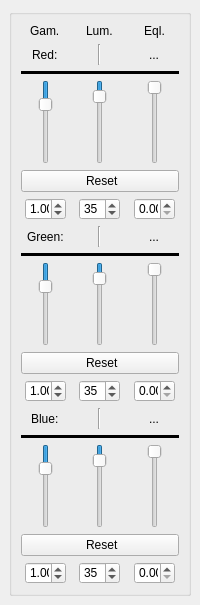
  <widget class="QDockWidget" name="OutputAdjustmentsWidget">
   <property name="minimumSize">
    <size>
     <width>185</width>
     <height>461</height>
    </size>
   </property>
   <property name="maximumSize">
    <size>
     <width>600</width>
     <height>1500</height>
    </size>
   </property>
   <property name="baseSize">
    <size>
     <width>0</width>
     <height>0</height>
    </size>
   </property>
   <property name="windowTitle">
    <string>Output Adjustments</string>
   </property>
   <attribute name="dockWidgetArea">
    <number>2</number>
   </attribute>
   <widget class="OutputAdjustments" name="outputAdjustments">
    <layout class="QGridLayout" name="gridLayout_31">
     <item row="0" column="0">
      <widget class="QGroupBox" name="groupBox_4">
       <property name="title">
        <string/>
       </property>
       <layout class="QGridLayout" name="gridLayout_22">
        <item row="0" column="0">
         <layout class="QGridLayout" name="gridLayout_21">
          <item row="0" column="0">
           <layout class="QGridLayout" name="gridLayout_20">
            <item row="0" column="1" alignment="Qt::AlignHCenter">
             <widget class="QLabel" name="label_24">
              <property name="text">
               <string>Lum.</string>
              </property>
             </widget>
            </item>
            <item row="0" column="0" alignment="Qt::AlignHCenter">
             <widget class="QLabel" name="label_23">
              <property name="text">
               <string>Gam.</string>
              </property>
             </widget>
            </item>
            <item row="0" column="2">
             <widget class="QLabel" name="label_25">
              <property name="text">
               <string>Eql.</string>
              </property>
              <property name="alignment">
               <set>Qt::AlignCenter</set>
              </property>
             </widget>
            </item>
           </layout>
          </item>
          <item row="1" column="0">
           <layout class="QGridLayout" name="gridLayout_4">
            <item row="0" column="0" alignment="Qt::AlignHCenter">
             <widget class="QLabel" name="label_22">
              <property name="text">
               <string>Red:</string>
              </property>
             </widget>
            </item>
            <item row="0" column="2" alignment="Qt::AlignHCenter">
             <widget class="QToolButton" name="toolButton">
              <property name="styleSheet">
               <string notr="true">
qproperty-icon: url(&quot;:/unlink.svg&quot;);</string>
              </property>
              <property name="text">
               <string>...</string>
              </property>
              <property name="checkable">
               <bool>true</bool>
              </property>
              <property name="autoRaise">
               <bool>true</bool>
              </property>
             </widget>
            </item>
            <item row="1" column="0" colspan="3">
             <widget class="Line" name="line">
              <property name="styleSheet">
               <string notr="true">QFrame[frameShape=&quot;4&quot;]
{
  color: red;
}</string>
              </property>
              <property name="frameShadow">
               <enum>QFrame::Plain</enum>
              </property>
              <property name="lineWidth">
               <number>5</number>
              </property>
              <property name="orientation">
               <enum>Qt::Horizontal</enum>
              </property>
             </widget>
            </item>
            <item row="2" column="0" alignment="Qt::AlignHCenter">
             <widget class="QSlider" name="redGammaSlider">
              <property name="maximum">
               <number>4</number>
              </property>
              <property name="value">
               <number>1</number>
              </property>
              <property name="orientation">
               <enum>Qt::Vertical</enum>
              </property>
              <property name="invertedAppearance">
               <bool>true</bool>
              </property>
             </widget>
            </item>
            <item row="2" column="1" alignment="Qt::AlignHCenter">
             <widget class="QSlider" name="redLuminanceSlider">
              <property name="maximum">
               <number>256</number>
              </property>
              <property name="value">
               <number>35</number>
              </property>
              <property name="orientation">
               <enum>Qt::Vertical</enum>
              </property>
              <property name="invertedAppearance">
               <bool>true</bool>
              </property>
             </widget>
            </item>
            <item row="2" column="2" alignment="Qt::AlignHCenter">
             <widget class="QSlider" name="redEqlSlider">
              <property name="maximum">
               <number>1</number>
              </property>
              <property name="singleStep">
               <number>1</number>
              </property>
              <property name="orientation">
               <enum>Qt::Vertical</enum>
              </property>
              <property name="invertedAppearance">
               <bool>true</bool>
              </property>
             </widget>
            </item>
            <item row="3" column="0" colspan="3">
             <widget class="QPushButton" name="redResetButton">
              <property name="text">
               <string> Reset</string>
              </property>
              <property name="icon">
               <iconset resource="resources.qrc">
                <normaloff>:/reset.svg</normaloff>:/reset.svg</iconset>
              </property>
             </widget>
            </item>
            <item row="4" column="0" alignment="Qt::AlignHCenter">
             <widget class="QDoubleSpinBox" name="redGamSpinBox">
              <property name="maximumSize">
               <size>
                <width>41</width>
                <height>22</height>
               </size>
              </property>
              <property name="maximum">
               <double>4.000000000000000</double>
              </property>
              <property name="singleStep">
               <double>0.010000000000000</double>
              </property>
              <property name="value">
               <double>1.000000000000000</double>
              </property>
             </widget>
            </item>
            <item row="4" column="2" alignment="Qt::AlignHCenter">
             <widget class="QDoubleSpinBox" name="redEqlSpinBox">
              <property name="maximumSize">
               <size>
                <width>41</width>
                <height>22</height>
               </size>
              </property>
              <property name="maximum">
               <double>1.000000000000000</double>
              </property>
              <property name="singleStep">
               <double>0.010000000000000</double>
              </property>
             </widget>
            </item>
            <item row="5" column="0" alignment="Qt::AlignHCenter">
             <widget class="QLabel" name="label_26">
              <property name="text">
               <string>Green:</string>
              </property>
             </widget>
            </item>
            <item row="5" column="2" alignment="Qt::AlignHCenter">
             <widget class="QToolButton" name="toolButton_2">
              <property name="styleSheet">
               <string notr="true">
qproperty-icon: url(&quot;:/unlink.svg&quot;);</string>
              </property>
              <property name="text">
               <string>...</string>
              </property>
              <property name="checkable">
               <bool>true</bool>
              </property>
              <property name="autoRaise">
               <bool>true</bool>
              </property>
             </widget>
            </item>
            <item row="6" column="0" colspan="3">
             <widget class="Line" name="line_2">
              <property name="styleSheet">
               <string notr="true">QFrame[frameShape=&quot;4&quot;]
{
  color: rgb(0, 255, 17);
}</string>
              </property>
              <property name="frameShadow">
               <enum>QFrame::Plain</enum>
              </property>
              <property name="lineWidth">
               <number>5</number>
              </property>
              <property name="orientation">
               <enum>Qt::Horizontal</enum>
              </property>
             </widget>
            </item>
            <item row="7" column="0" alignment="Qt::AlignHCenter">
             <widget class="QSlider" name="greenGammaSlider">
              <property name="maximum">
               <number>4</number>
              </property>
              <property name="value">
               <number>1</number>
              </property>
              <property name="orientation">
               <enum>Qt::Vertical</enum>
              </property>
              <property name="invertedAppearance">
               <bool>true</bool>
              </property>
             </widget>
            </item>
            <item row="7" column="1" alignment="Qt::AlignHCenter">
             <widget class="QSlider" name="greenLuminanceSlider">
              <property name="maximum">
               <number>256</number>
              </property>
              <property name="value">
               <number>35</number>
              </property>
              <property name="orientation">
               <enum>Qt::Vertical</enum>
              </property>
              <property name="invertedAppearance">
               <bool>true</bool>
              </property>
             </widget>
            </item>
            <item row="7" column="2" alignment="Qt::AlignHCenter">
             <widget class="QSlider" name="greenEqlSlider">
              <property name="orientation">
               <enum>Qt::Vertical</enum>
              </property>
              <property name="invertedAppearance">
               <bool>true</bool>
              </property>
             </widget>
            </item>
            <item row="8" column="0" colspan="3">
             <widget class="QPushButton" name="greenResetButton">
              <property name="text">
               <string> Reset</string>
              </property>
              <property name="icon">
               <iconset resource="resources.qrc">
                <normaloff>:/reset.svg</normaloff>:/reset.svg</iconset>
              </property>
             </widget>
            </item>
            <item row="9" column="0" alignment="Qt::AlignHCenter">
             <widget class="QDoubleSpinBox" name="greenGamSpinBox">
              <property name="maximumSize">
               <size>
                <width>41</width>
                <height>22</height>
               </size>
              </property>
              <property name="maximum">
               <double>4.000000000000000</double>
              </property>
              <property name="singleStep">
               <double>0.010000000000000</double>
              </property>
              <property name="value">
               <double>1.000000000000000</double>
              </property>
             </widget>
            </item>
            <item row="9" column="2" alignment="Qt::AlignHCenter">
             <widget class="QDoubleSpinBox" name="greenEqlSpinBox">
              <property name="maximumSize">
               <size>
                <width>41</width>
                <height>22</height>
               </size>
              </property>
              <property name="maximum">
               <double>1.000000000000000</double>
              </property>
              <property name="singleStep">
               <double>0.010000000000000</double>
              </property>
             </widget>
            </item>
            <item row="10" column="0" alignment="Qt::AlignHCenter">
             <widget class="QLabel" name="label_27">
              <property name="text">
               <string>Blue:</string>
              </property>
             </widget>
            </item>
            <item row="10" column="2" alignment="Qt::AlignHCenter">
             <widget class="QToolButton" name="toolButton_3">
              <property name="styleSheet">
               <string notr="true">
qproperty-icon: url(&quot;:/unlink.svg&quot;);</string>
              </property>
              <property name="text">
               <string>...</string>
              </property>
              <property name="checkable">
               <bool>true</bool>
              </property>
              <property name="autoRaise">
               <bool>true</bool>
              </property>
             </widget>
            </item>
            <item row="11" column="0" colspan="3">
             <widget class="Line" name="line_3">
              <property name="styleSheet">
               <string notr="true">QFrame[frameShape=&quot;4&quot;]
{
  color: blue;
}</string>
              </property>
              <property name="frameShadow">
               <enum>QFrame::Plain</enum>
              </property>
              <property name="lineWidth">
               <number>5</number>
              </property>
              <property name="orientation">
               <enum>Qt::Horizontal</enum>
              </property>
             </widget>
            </item>
            <item row="12" column="0" alignment="Qt::AlignHCenter">
             <widget class="QSlider" name="blueGammaSlider">
              <property name="maximum">
               <number>4</number>
              </property>
              <property name="value">
               <number>1</number>
              </property>
              <property name="orientation">
               <enum>Qt::Vertical</enum>
              </property>
              <property name="invertedAppearance">
               <bool>true</bool>
              </property>
             </widget>
            </item>
            <item row="12" column="1" alignment="Qt::AlignHCenter">
             <widget class="QSlider" name="blueLuminanceSlider">
              <property name="maximum">
               <number>256</number>
              </property>
              <property name="value">
               <number>35</number>
              </property>
              <property name="orientation">
               <enum>Qt::Vertical</enum>
              </property>
              <property name="invertedAppearance">
               <bool>true</bool>
              </property>
             </widget>
            </item>
            <item row="12" column="2" alignment="Qt::AlignHCenter">
             <widget class="QSlider" name="blueEqlSlider">
              <property name="orientation">
               <enum>Qt::Vertical</enum>
              </property>
              <property name="invertedAppearance">
               <bool>true</bool>
              </property>
             </widget>
            </item>
            <item row="13" column="0" colspan="3">
             <widget class="QPushButton" name="blueResetButton">
              <property name="text">
               <string> Reset</string>
              </property>
              <property name="icon">
               <iconset resource="resources.qrc">
                <normaloff>:/reset.svg</normaloff>:/reset.svg</iconset>
              </property>
             </widget>
            </item>
            <item row="14" column="0" alignment="Qt::AlignHCenter">
             <widget class="QDoubleSpinBox" name="blueGamSpinBox">
              <property name="maximumSize">
               <size>
                <width>41</width>
                <height>22</height>
               </size>
              </property>
              <property name="maximum">
               <double>4.000000000000000</double>
              </property>
              <property name="singleStep">
               <double>0.010000000000000</double>
              </property>
              <property name="value">
               <double>1.000000000000000</double>
              </property>
             </widget>
            </item>
            <item row="14" column="2" alignment="Qt::AlignHCenter">
             <widget class="QDoubleSpinBox" name="blueEqlSpinBox">
              <property name="maximumSize">
               <size>
                <width>41</width>
                <height>22</height>
               </size>
              </property>
              <property name="maximum">
               <double>1.000000000000000</double>
              </property>
              <property name="singleStep">
               <double>0.010000000000000</double>
              </property>
             </widget>
            </item>
            <item row="4" column="1" alignment="Qt::AlignHCenter">
             <widget class="QSpinBox" name="redLumSpinBox">
              <property name="maximumSize">
               <size>
                <width>41</width>
                <height>22</height>
               </size>
              </property>
              <property name="maximum">
               <number>256</number>
              </property>
              <property name="value">
               <number>35</number>
              </property>
             </widget>
            </item>
            <item row="9" column="1" alignment="Qt::AlignHCenter">
             <widget class="QSpinBox" name="greenLumSpinBox">
              <property name="maximumSize">
               <size>
                <width>41</width>
                <height>22</height>
               </size>
              </property>
              <property name="maximum">
               <number>256</number>
              </property>
              <property name="value">
               <number>35</number>
              </property>
             </widget>
            </item>
            <item row="14" column="1" alignment="Qt::AlignHCenter">
             <widget class="QSpinBox" name="blueLumSpinBox">
              <property name="maximumSize">
               <size>
                <width>41</width>
                <height>22</height>
               </size>
              </property>
              <property name="maximum">
               <number>256</number>
              </property>
              <property name="value">
               <number>35</number>
              </property>
             </widget>
            </item>
            <item row="5" column="1" alignment="Qt::AlignHCenter">
             <widget class="Line" name="line_16">
              <property name="orientation">
               <enum>Qt::Vertical</enum>
              </property>
             </widget>
            </item>
            <item row="10" column="1" alignment="Qt::AlignHCenter">
             <widget class="Line" name="line_17">
              <property name="orientation">
               <enum>Qt::Vertical</enum>
              </property>
             </widget>
            </item>
            <item row="0" column="1" alignment="Qt::AlignHCenter">
             <widget class="Line" name="line_18">
              <property name="orientation">
               <enum>Qt::Vertical</enum>
              </property>
             </widget>
            </item>
           </layout>
          </item>
         </layout>
        </item>
       </layout>
      </widget>
     </item>
    </layout>
   </widget>
  </widget>
